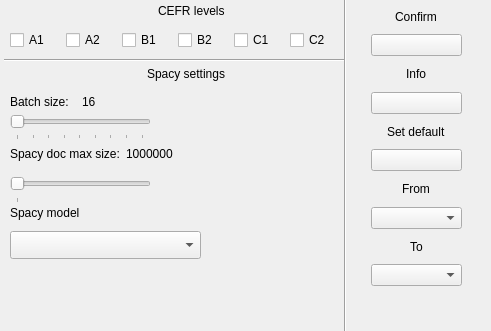
<?xml version="1.0" encoding="UTF-8"?>
<ui version="4.0">
 <class>Form</class>
 <widget class="QWidget" name="Form">
  <property name="geometry">
   <rect>
    <x>0</x>
    <y>0</y>
    <width>491</width>
    <height>331</height>
   </rect>
  </property>
  <property name="windowTitle">
   <string>Form</string>
  </property>
  <widget class="QLabel" name="spacy_model_label">
   <property name="geometry">
    <rect>
     <x>10</x>
     <y>202</y>
     <width>91</width>
     <height>22</height>
    </rect>
   </property>
   <property name="text">
    <string>Spacy model</string>
   </property>
  </widget>
  <widget class="QWidget" name="horizontalLayoutWidget">
   <property name="geometry">
    <rect>
     <x>10</x>
     <y>26</y>
     <width>330</width>
     <height>28</height>
    </rect>
   </property>
   <layout class="QHBoxLayout" name="cefr_layout">
    <item>
     <widget class="QCheckBox" name="A1">
      <property name="text">
       <string>A1</string>
      </property>
     </widget>
    </item>
    <item>
     <widget class="QCheckBox" name="A2">
      <property name="text">
       <string>A2</string>
      </property>
     </widget>
    </item>
    <item>
     <widget class="QCheckBox" name="B1">
      <property name="text">
       <string>B1</string>
      </property>
     </widget>
    </item>
    <item>
     <widget class="QCheckBox" name="B2">
      <property name="text">
       <string>B2</string>
      </property>
     </widget>
    </item>
    <item>
     <widget class="QCheckBox" name="C1">
      <property name="text">
       <string>C1</string>
      </property>
     </widget>
    </item>
    <item>
     <widget class="QCheckBox" name="C2">
      <property name="text">
       <string>C2</string>
      </property>
     </widget>
    </item>
   </layout>
  </widget>
  <widget class="QSlider" name="batch_size_slider">
   <property name="geometry">
    <rect>
     <x>10</x>
     <y>112</y>
     <width>141</width>
     <height>28</height>
    </rect>
   </property>
   <property name="maximumSize">
    <size>
     <width>512</width>
     <height>80</height>
    </size>
   </property>
   <property name="minimum">
    <number>16</number>
   </property>
   <property name="maximum">
    <number>4160</number>
   </property>
   <property name="orientation">
    <enum>Qt::Horizontal</enum>
   </property>
   <property name="tickPosition">
    <enum>QSlider::TicksBelow</enum>
   </property>
   <property name="tickInterval">
    <number>512</number>
   </property>
  </widget>
  <widget class="QComboBox" name="cefr_spacy_model_combo_box">
   <property name="geometry">
    <rect>
     <x>10</x>
     <y>231</y>
     <width>191</width>
     <height>28</height>
    </rect>
   </property>
  </widget>
  <widget class="QWidget" name="horizontalLayoutWidget_2">
   <property name="geometry">
    <rect>
     <x>10</x>
     <y>90</y>
     <width>138</width>
     <height>24</height>
    </rect>
   </property>
   <layout class="QHBoxLayout" name="batch_size_h_layout">
    <item>
     <widget class="QLabel" name="batch_size_label">
      <property name="text">
       <string>Batch size:</string>
      </property>
     </widget>
    </item>
    <item>
     <widget class="QLabel" name="batch_size_value_label">
      <property name="text">
       <string>16</string>
      </property>
     </widget>
    </item>
   </layout>
  </widget>
  <widget class="QSlider" name="nlp_max_size_slider">
   <property name="geometry">
    <rect>
     <x>10</x>
     <y>172</y>
     <width>141</width>
     <height>31</height>
    </rect>
   </property>
   <property name="minimum">
    <number>1000000</number>
   </property>
   <property name="maximum">
    <number>2000000</number>
   </property>
   <property name="singleStep">
    <number>100000</number>
   </property>
   <property name="pageStep">
    <number>100000</number>
   </property>
   <property name="orientation">
    <enum>Qt::Horizontal</enum>
   </property>
   <property name="tickPosition">
    <enum>QSlider::TicksBelow</enum>
   </property>
   <property name="tickInterval">
    <number>200000</number>
   </property>
  </widget>
  <widget class="QWidget" name="horizontalLayoutWidget_3">
   <property name="geometry">
    <rect>
     <x>10</x>
     <y>142</y>
     <width>195</width>
     <height>24</height>
    </rect>
   </property>
   <layout class="QHBoxLayout" name="spacy_doc_sz_h_layout">
    <item>
     <widget class="QLabel" name="spacy_doc_label">
      <property name="text">
       <string>Spacy doc max size:</string>
      </property>
     </widget>
    </item>
    <item>
     <widget class="QLabel" name="spacy_doc_sz_value_label">
      <property name="text">
       <string>1000000</string>
      </property>
     </widget>
    </item>
   </layout>
  </widget>
  <widget class="Line" name="separator_1">
   <property name="geometry">
    <rect>
     <x>330</x>
     <y>-50</y>
     <width>31</width>
     <height>421</height>
    </rect>
   </property>
   <property name="orientation">
    <enum>Qt::Vertical</enum>
   </property>
  </widget>
  <widget class="QWidget" name="verticalLayoutWidget">
   <property name="geometry">
    <rect>
     <x>371</x>
     <y>5</y>
     <width>91</width>
     <height>281</height>
    </rect>
   </property>
   <layout class="QVBoxLayout" name="verticalLayout">
    <item alignment="Qt::AlignHCenter">
     <widget class="QLabel" name="label">
      <property name="text">
       <string>Confirm</string>
      </property>
     </widget>
    </item>
    <item>
     <widget class="QPushButton" name="apply_cefr_efllex_button">
      <property name="text">
       <string/>
      </property>
      <property name="icon">
       <iconset>
        <normaloff>../images/check_mark.png</normaloff>../images/check_mark.png</iconset>
      </property>
     </widget>
    </item>
    <item alignment="Qt::AlignHCenter">
     <widget class="QLabel" name="label_2">
      <property name="text">
       <string>Info</string>
      </property>
     </widget>
    </item>
    <item>
     <widget class="QPushButton" name="info_cefr_efllex_button">
      <property name="text">
       <string/>
      </property>
      <property name="icon">
       <iconset>
        <normaloff>../images/info.png</normaloff>../images/info.png</iconset>
      </property>
     </widget>
    </item>
    <item alignment="Qt::AlignHCenter">
     <widget class="QLabel" name="label_3">
      <property name="text">
       <string>Set default</string>
      </property>
     </widget>
    </item>
    <item>
     <widget class="QPushButton" name="default_cefr_efllex_button">
      <property name="text">
       <string/>
      </property>
      <property name="icon">
       <iconset>
        <normaloff>../images/change_icon.png</normaloff>../images/change_icon.png</iconset>
      </property>
     </widget>
    </item>
    <item alignment="Qt::AlignHCenter">
     <widget class="QLabel" name="label_6">
      <property name="text">
       <string>From</string>
      </property>
     </widget>
    </item>
    <item>
     <widget class="QComboBox" name="src_lng_combo_box"/>
    </item>
    <item alignment="Qt::AlignHCenter">
     <widget class="QLabel" name="label_7">
      <property name="text">
       <string>To</string>
      </property>
     </widget>
    </item>
    <item>
     <widget class="QComboBox" name="trgt_lng_combo_box"/>
    </item>
   </layout>
  </widget>
  <widget class="QLabel" name="label_4">
   <property name="geometry">
    <rect>
     <x>158</x>
     <y>0</y>
     <width>81</width>
     <height>22</height>
    </rect>
   </property>
   <property name="text">
    <string>CEFR levels</string>
   </property>
  </widget>
  <widget class="QLabel" name="label_5">
   <property name="geometry">
    <rect>
     <x>147</x>
     <y>63</y>
     <width>101</width>
     <height>22</height>
    </rect>
   </property>
   <property name="text">
    <string>Spacy settings</string>
   </property>
  </widget>
  <widget class="Line" name="line">
   <property name="geometry">
    <rect>
     <x>4</x>
     <y>50</y>
     <width>341</width>
     <height>20</height>
    </rect>
   </property>
   <property name="orientation">
    <enum>Qt::Horizontal</enum>
   </property>
  </widget>
 </widget>
 <resources/>
 <connections/>
</ui>
